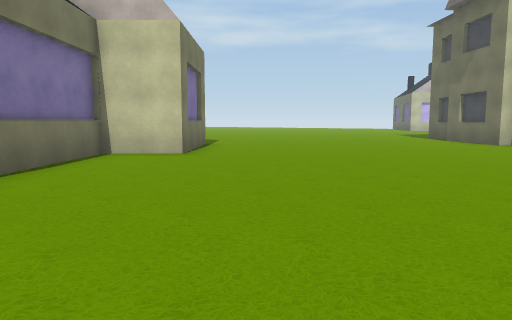
view 1 (above)

24 first-person views from a walk through a scene from a Unity 3-D project. The camera is 1.4 m above the floor, tilts 6° down and sees 70° across. The floor is counted in squares, 2 m on a side. Each view is taken from the middle of a square. On the plan, view 1 faces up. The plan holds only what a view shows up to about 11 squares ahead; the rest is blank. The place goes on beyond the plan.

view 2
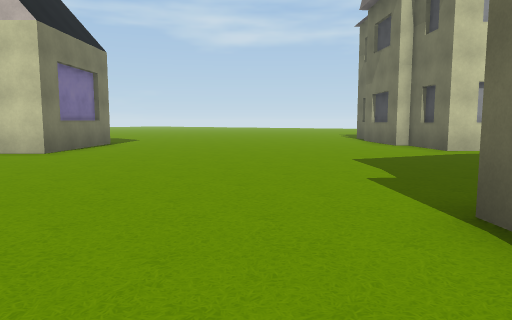

view 3
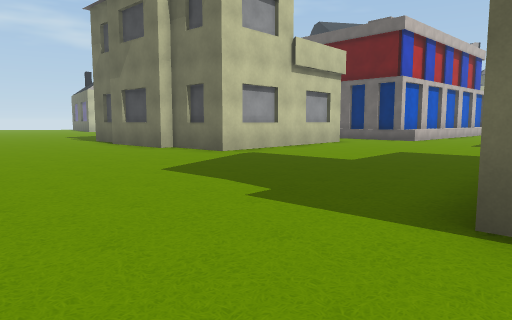

view 4
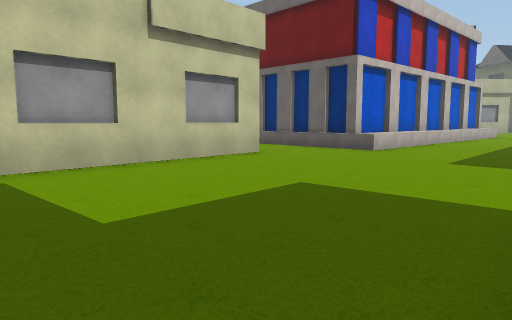

view 5
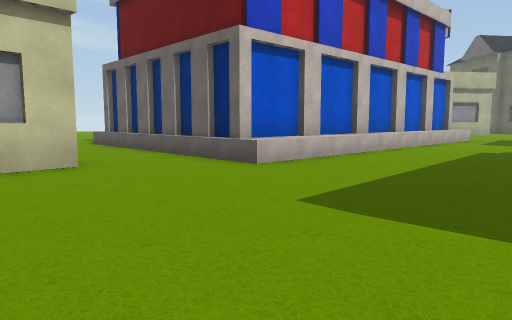

view 6
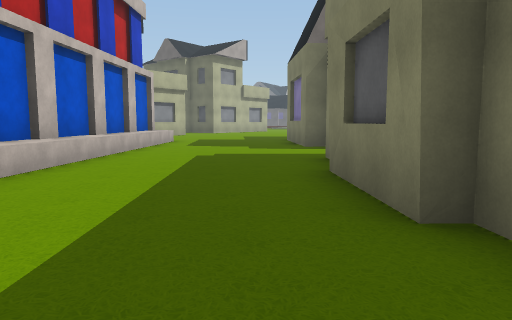

view 7
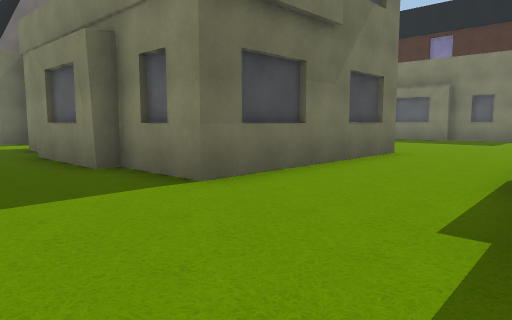

view 8
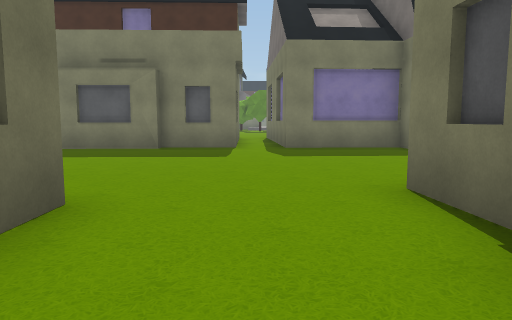

view 9
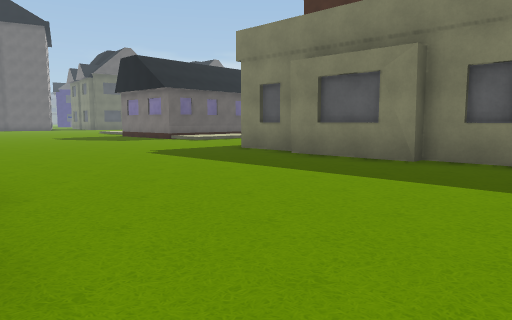

view 10
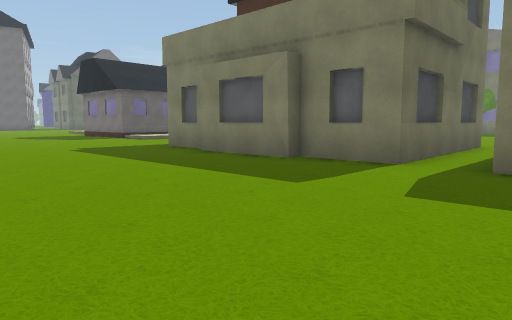

view 11
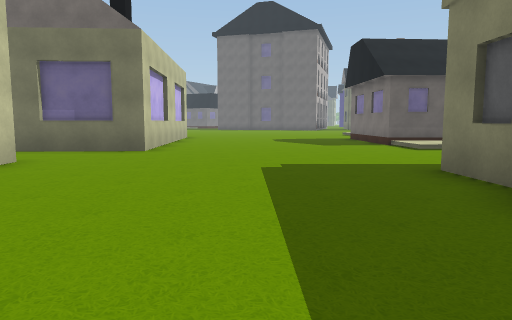

view 12
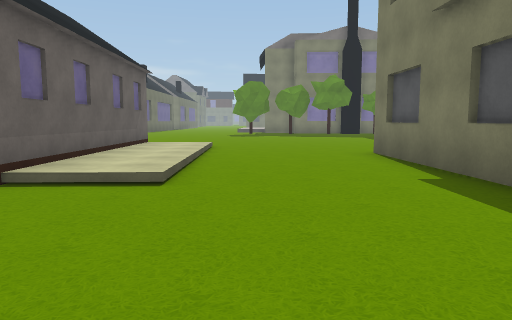

view 13
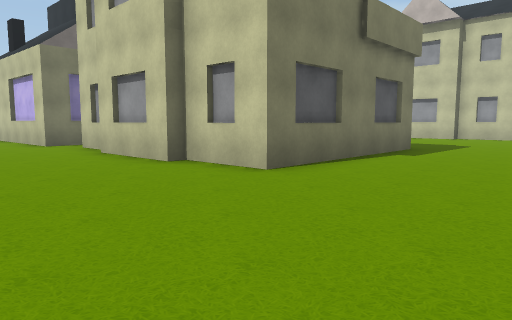

view 14
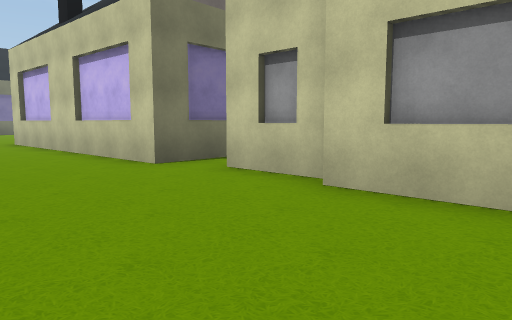

view 15
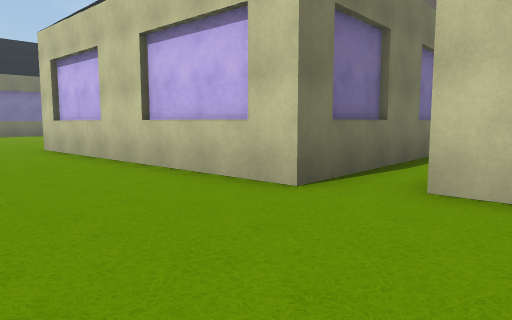

view 16
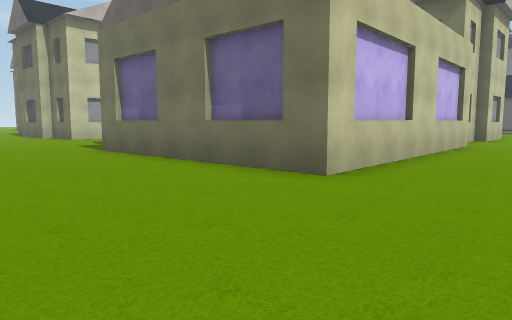

view 17
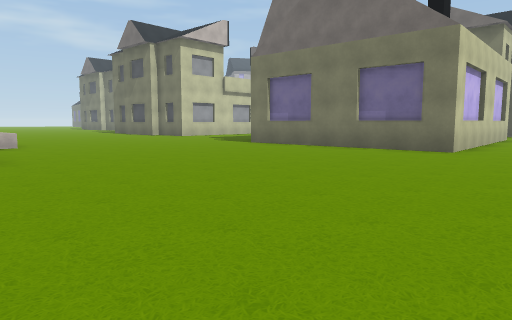

view 18
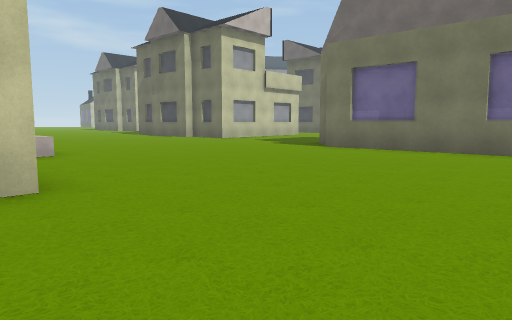

view 19
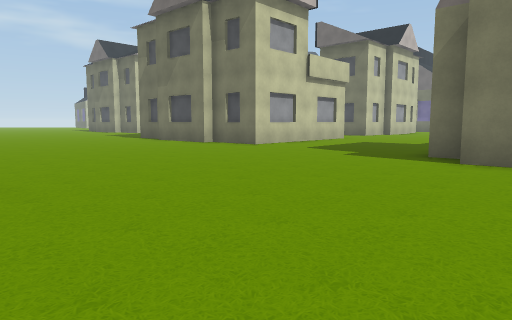

view 20
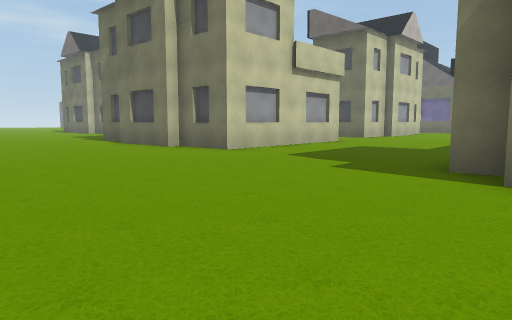

view 21
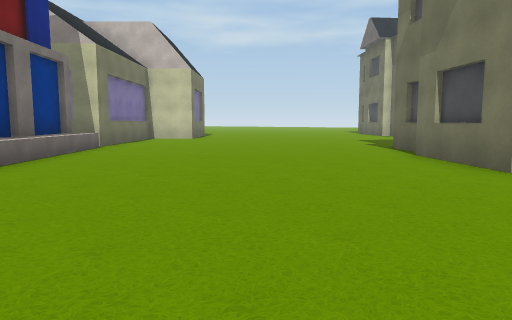

view 22
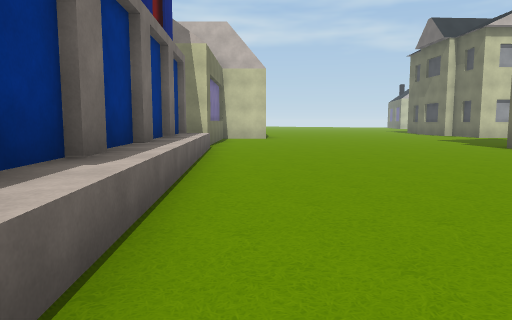

view 23
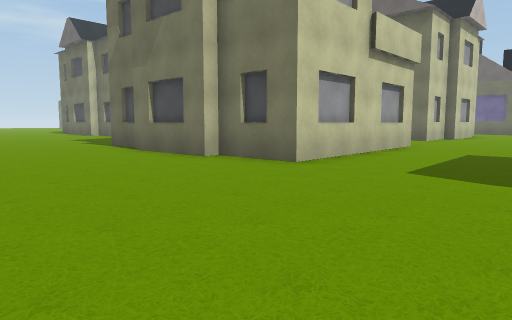

view 24
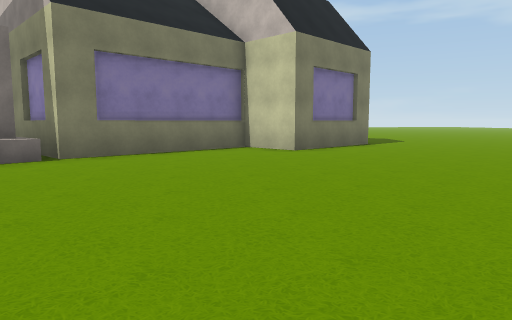

### Floor plan
Key: @ floor where view 1 was taken; # wall or solid block; . main floor; : floor 0.25 m higher than the main floor; / step, stairs or slope; ^ raised ledge; H house.
Columns run from 7 left of view 1 to 25 right of it. Each row starts with its distance up from view 1.
 12       .... ...H      ..#
 11      #........##     ..#
 10      #.........#     ..#
  9      #.........######..#
  8    ###.................#########
  7    #......................^^^^^^
  6    #............................
  5    #............................
  4 ####............................
  3    ..........H.........#H#......
  2    #........#     ...###     ..
  1    #........#     ...#
  0    #^..@....#     ...#
 -1    #^.......#     ...#        #
 -2    #^.......#    #...#      ..#
 -3    #^.......#    #...#     ...#
 -4    #^.......####H.............#HH
 -5    #^............................
 -6     ^............................
 -7      ............................
 -8     ^............................
 -9     .........H...................
-10     .......##  ####.#######......
-11     .......#      #.H     #...//#
-12    #.......#      #.#     #.../:#
-13   .........#      #.#     #.../:#
-14   .........#      #.#     #.../:#
-15   .........#      #.#######.../:#
-16   .........########.........../:#
-17   ............................//#
-18   .............................
-19   .... ....       .......  ....

Positions as (right, up) in squares from view 1, and headings:
1: (0, 0), facing up
2: (3, 0), facing up
3: (2, 2), facing up-right
4: (7, 3), facing up-right
5: (11, 3), facing up-right
6: (13, 4), facing right
7: (10, 5), facing down-right
8: (12, 0), facing down
9: (12, -3), facing down-right
10: (10, -4), facing down-right
11: (14, -7), facing right
12: (22, -7), facing down
13: (23, -19), facing up-left
14: (17, -19), facing up-left
15: (14, -19), facing up-left
16: (0, -19), facing up-right
17: (-5, -19), facing up-right
18: (-5, -16), facing up-right
19: (-3, -12), facing up-right
20: (-1, -11), facing up-right
21: (1, -7), facing up
22: (-2, -7), facing up
23: (0, -8), facing up-right
24: (4, 1), facing up-left
